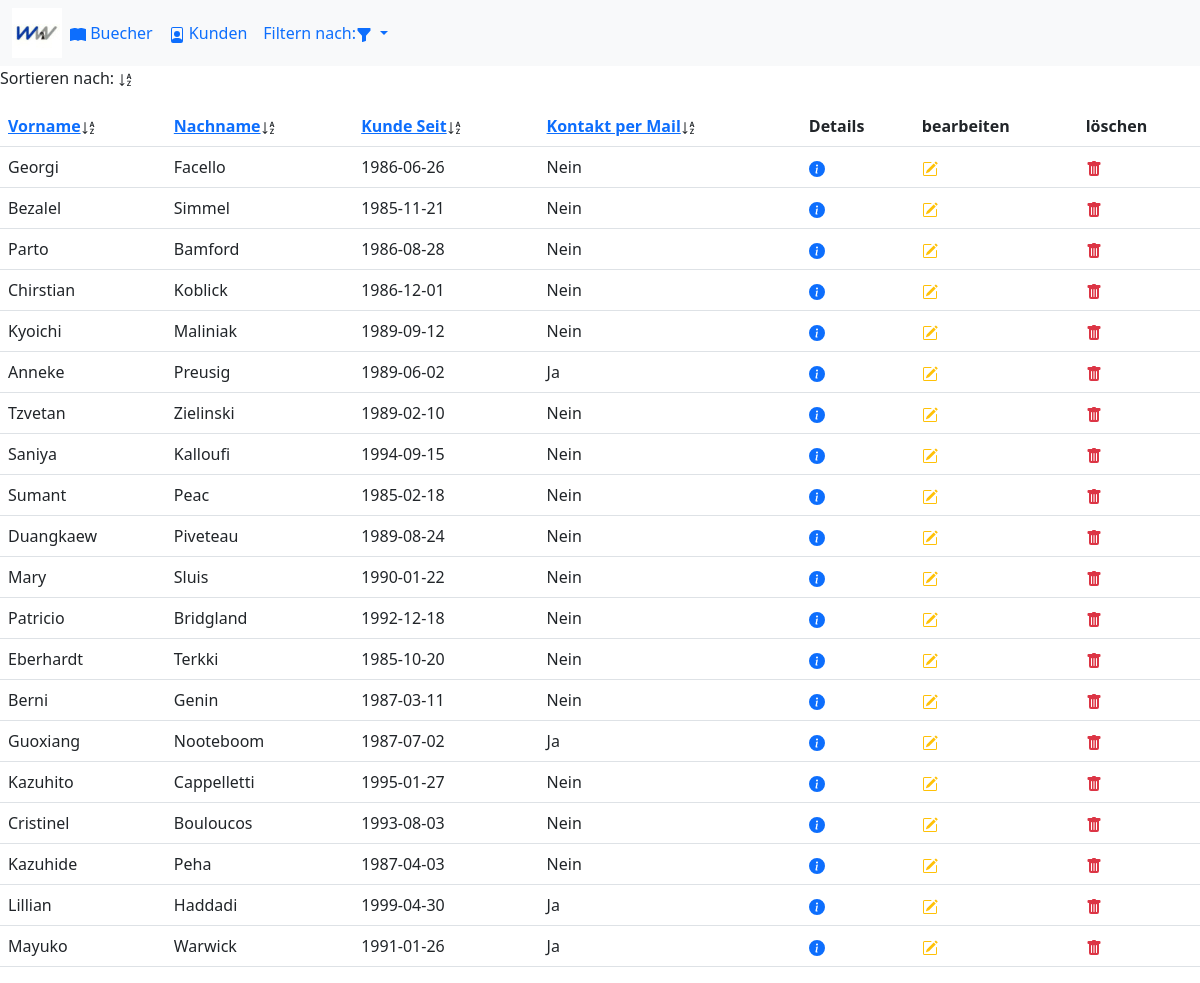
Screenshot of /kunden.php with the database file from the repository.
### tables this page shows
CREATE TABLE `kunden` (
  `kid` int(11) NOT NULL,
  `geburtstag` date NOT NULL,
  `vorname` varchar(50) NOT NULL,
  `name` varchar(50) NOT NULL,
  `geschlecht` enum('M','F') NOT NULL,
  `kunde_seit` date NOT NULL,
  `email` varchar(150) NOT NULL,
  `kontaktpermail` tinyint(4) NOT NULL
);

### kunden.php (called while the page is built)
<?php
include('Controller/ControllerKundenSortByKid.php');
?>

### Model/Query.php (called while the page is built, shortened)
<?php
class Query {
    public function getKundenById($conn, $limit){
        $query = "SELECT kid, vorname, name, kunde_seit, kontaktpermail FROM kunden order by kid limit $limit;";
        $result = $conn->query($query);
        return $result;
    }
}
?>

### View/ViewKunden.php (the view, shortened to what this page needs)
<?php
class ViewKunden {
  public function printTable($result, $conn){
    if ($result!== false && $result->num_rows > 0) {
      echo '<div><p>Sortieren nach: <svg xmlns="http://www.w3.org/2000/svg" width="16" height="16" fill="currentColor" class="bi bi-sort-alpha-down" viewBox="0 0 16 16">
      <path fill-rule="evenodd" d="M10.082 5.629 9.664 7H8.598l1.789-5.332h1.234L13.402 7h-1.12l-.419-1.371h-1.781zm1.57-.785L11 2.687h-.047l-.652 2.157h1.351z"/>
      <path d="M12.96 14H9.028v-.691l2.579-3.72v-.054H9.098v-.867h3.785v.691l-2.567 3.72v.054h2.645V14zM4.5 2.5a.5.5 0 0 0-1 0v9.793l-1.146-1.147a.5.5 0 0 0-.708.708l2 1.999.007.007a.497.497 0 0 0 .7-.006l2-2a.5.5 0 0 0-.707-.708L4.5 12.293V2.5z"/>
    </svg> </p></div>';
    echo "<table class='table'><tr><th><a href='kunden_by_vorname.php'>Vorname</a><svg xmlns='http://www.w3.org/2000/svg' width='16' height='16' fill='currentColor' class='bi bi-sort-alpha-down' viewBox='0 0 16 16'>
    <path fill-rule='evenodd' d='M10.082 5.629 9.664 7H8.598l1.789-5.332h1.234L13.402 7h-1.12l-.419-1.371h-1.781zm1.57-.785L11 2.687h-.047l-.652 2.157h1.351z'/>
    <path d='M12.96 14H9.028v-.691l2.579-3.72v-.054H9.098v-.867h3.785v.691l-2.567 3.72v.054h2.645V14zM4.5 2.5a.5.5 0 0 0-1 0v9.793l-1.146-1.147a.5.5 0 0 0-.708.708l2 1.999.007.007a.497.497 0 0 0 .7-.006l2-2a.5.5 0 0 0-.707-.708L4.5 12.293V2.5z'/>
  </svg></th><th><a href='kunden_by_name.php'>Nachname</a><svg xmlns='http://www.w3.org/2000/svg' width='16' height='16' fill='currentColor' class='bi bi-sort-alpha-down' viewBox='0 0 16 16'>
  <path fill-rule='evenodd' d='M10.082 5.629 9.664 7H8.598l1.789-5.332h1.234L13.402 7h-1.12l-.419-1.371h-1.781zm1.57-.785L11 2.687h-.047l-.652 2.157h1.351z'/>
  <path d='M12.96 14H9.028v-.691l2.579-3.72v-.054H9.098v-.867h3.785v.691l-2.567 3.72v.054h2.645V14zM4.5 2.5a.5.5 0 0 0-1 0v9.793l-1.146-1.147a.5.5 0 0 0-.708.708l2 1.999.007.007a.497.497 0 0 0 .7-.006l2-2a.5.5 0 0 0-.707-.708L4.5 12.293V2.5z'/>
</svg></th><th><a href='kunden_by_kundeseit.php'>Kunde Seit</a><svg xmlns='http://www.w3.org/2000/svg' width='16' height='16' fill='currentColor' class='bi bi-sort-alpha-down' viewBox='0 0 16 16'>
<path fill-rule='evenodd' d='M10.082 5.629 9.664 7H8.598l1.789-5.332h1.234L13.402 7h-1.12l-.419-1.371h-1.781zm1.57-.785L11 2.687h-.047l-.652 2.157h1.351z'/>
<path d='M12.96 14H9.028v-.691l2.579-3.72v-.054H9.098v-.867h3.785v.691l-2.567 3.72v.054h2.645V14zM4.5 2.5a.5.5 0 0 0-1 0v9.793l-1.146-1.147a.5.5 0 0 0-.708.708l2 1.999.007.007a.497.497 0 0 0 .7-.006l2-2a.5.5 0 0 0-.707-.708L4.5 12.293V2.5z'/>
</svg></th><th><a href='kunden_by_kontaktpermail.php'>Kontakt per Mail</a><svg xmlns='http://www.w3.org/2000/svg' width='16' height='16' fill='currentColor' class='bi bi-sort-alpha-down' viewBox='0 0 16 16'>
<path fill-rule='evenodd' d='M10.082 5.629 9.664 7H8.598l1.789-5.332h1.234L13.402 7h-1.12l-.419-1.371h-1.781zm1.57-.785L11 2.687h-.047l-.652 2.157h1.351z'/>
<path d='M12.96 14H9.028v-.691l2.579-3.72v-.054H9.098v-.867h3.785v.691l-2.567 3.72v.054h2.645V14zM4.5 2.5a.5.5 0 0 0-1 0v9.793l-1.146-1.147a.5.5 0 0 0-.708.708l2 1.999.007.007a.497.497 0 0 0 .7-.006l2-2a.5.5 0 0 0-.707-.708L4.5 12.293V2.5z'/>
</svg></th><th>Details</th><th>bearbeiten</th><th>löschen</th></tr>";
    while($row = $result->fetch_assoc()) {
      if ($row["kontaktpermail"] == 1) {
        $row['kontaktpermail'] = "Ja";
      } else {
        $row['kontaktpermail'] = "Nein";
      }
      echo
      "<tr><td>".$row["vorname"]."</td>
      <td>".$row["name"]."</td>
      <td>".$row['kunde_seit']."</td>
      <td>".$row['kontaktpermail']."</td>
      <td><a href='controller_kunden_details.php?kid=".$row['kid']."' class='text-primary'>
      <svg xmlns='http://www.w3.org/2000/svg' width='16' height='16' fill='currentColor' class='bi bi-info-circle-fill' viewBox='0 0 16 16'>
      <path d='M8 16A8 8 0 1 0 8 0a8 8 0 0 0 0 16zm.93-9.412-1 4.705c-.07.34.029.533.304.533.194 0 .487-.07.686-.246l-.088.416c-.287.346-.92.598-1.465.598-.703 0-1.002-.422-.808-1.319l.738-3.468c.064-.293.006-.399-.287-.47l-.451-.081.082-.381 2.29-.287zM8 5.5a1 1 0 1 1 0-2 1 1 0 0 1 0 2z'/>
    </svg></a></td>
      <td><a href='edit.php?id=".$row['kid']."' class='text-warning'>
        <svg xmlns='http://www.w3.org/2000/svg' width='16' height='16' fill='currentColor' class='bi bi-pencil-square' viewBox='0 0 16 16'>
          <path d='M15.502 1.94a.5.5 0 0 1 0 .706L14.459 3.69l-2-2L13.502.646a.5.5 0 0 1 .707 0l1.293 1.293zm-1.75 2.456-2-2L4.939 9.21a.5.5 0 0 0-.121.196l-.805 2.414a.25.25 0 0 0 .316.316l2.414-.805a.5.5 0 0 0 .196-.12l6.813-6.814z'/>
          <path fill-rule='evenodd' d='M1 13.5A1.5 1.5 0 0 0 2.5 15h11a1.5 1.5 0 0 0 1.5-1.5v-6a.5.5 0 0 0-1 0v6a.5.5 0 0 1-.5.5h-11a.5.5 0 0 1-.5-.5v-11a.5.5 0 0 1 .5-.5H9a.5.5 0 0 0 0-1H2.5A1.5 1.5 0 0 0 1 2.5v11z'/>
        </svg></a></td><td>
        <a href='delete.php?id=".$row['kid']."'class='text-danger'>
        <svg xmlns='http://www.w3.org/2000/svg' width='16' height='16' fill='currentColor' class='bi bi-trash-fill' viewBox='0 0 16 16'>
          <path d='M2.5 1a1 1 0 0 0-1 1v1a1 1 0 0 0 1 1H3v9a2 2 0 0 0 2 2h6a2 2 0 0 0 2-2V4h.5a1 1 0 0 0 1-1V2a1 1 0 0 0-1-1H10a1 1 0 0 0-1-1H7a1 1 0 0 0-1 1H2.5zm3 4a.5.5 0 0 1 .5.5v7a.5.5 0 0 1-1 0v-7a.5.5 0 0 1 .5-.5zM8 5a.5.5 0 0 1 .5.5v7a.5.5 0 0 1-1 0v-7A.5.5 0 0 1 8 5zm3 .5v7a.5.5 0 0 1-1 0v-7a.5.5 0 0 1 1 0z'/>
        </svg></a></td
      </tr>";
    }
    echo "</table>";
  } else {
    echo "0 results";
  }
    }
}
?>

### rows the page displays
kunden: vorname "Georgi", name "Facello", kunde_seit "1986-06-26", kontaktpermail "Nein"
kunden: vorname "Bezalel", name "Simmel", kunde_seit "1985-11-21", kontaktpermail "Nein"
kunden: vorname "Parto", name "Bamford", kunde_seit "1986-08-28", kontaktpermail "Nein"
kunden: vorname "Chirstian", name "Koblick", kunde_seit "1986-12-01", kontaktpermail "Nein"
kunden: vorname "Kyoichi", name "Maliniak", kunde_seit "1989-09-12", kontaktpermail "Nein"
kunden: vorname "Anneke", name "Preusig", kunde_seit "1989-06-02", kontaktpermail "Ja"
kunden: vorname "Tzvetan", name "Zielinski", kunde_seit "1989-02-10", kontaktpermail "Nein"
kunden: vorname "Saniya", name "Kalloufi", kunde_seit "1994-09-15", kontaktpermail "Nein"
kunden: vorname "Sumant", name "Peac", kunde_seit "1985-02-18", kontaktpermail "Nein"
kunden: vorname "Duangkaew", name "Piveteau", kunde_seit "1989-08-24", kontaktpermail "Nein"
kunden: vorname "Mary", name "Sluis", kunde_seit "1990-01-22", kontaktpermail "Nein"
kunden: vorname "Patricio", name "Bridgland", kunde_seit "1992-12-18", kontaktpermail "Nein"
kunden: vorname "Eberhardt", name "Terkki", kunde_seit "1985-10-20", kontaktpermail "Nein"
kunden: vorname "Berni", name "Genin", kunde_seit "1987-03-11", kontaktpermail "Nein"
kunden: vorname "Guoxiang", name "Nooteboom", kunde_seit "1987-07-02", kontaktpermail "Ja"
kunden: vorname "Kazuhito", name "Cappelletti", kunde_seit "1995-01-27", kontaktpermail "Nein"
kunden: vorname "Cristinel", name "Bouloucos", kunde_seit "1993-08-03", kontaktpermail "Nein"
kunden: vorname "Kazuhide", name "Peha", kunde_seit "1987-04-03", kontaktpermail "Nein"
kunden: vorname "Lillian", name "Haddadi", kunde_seit "1999-04-30", kontaktpermail "Ja"
kunden: vorname "Mayuko", name "Warwick", kunde_seit "1991-01-26", kontaktpermail "Ja"
